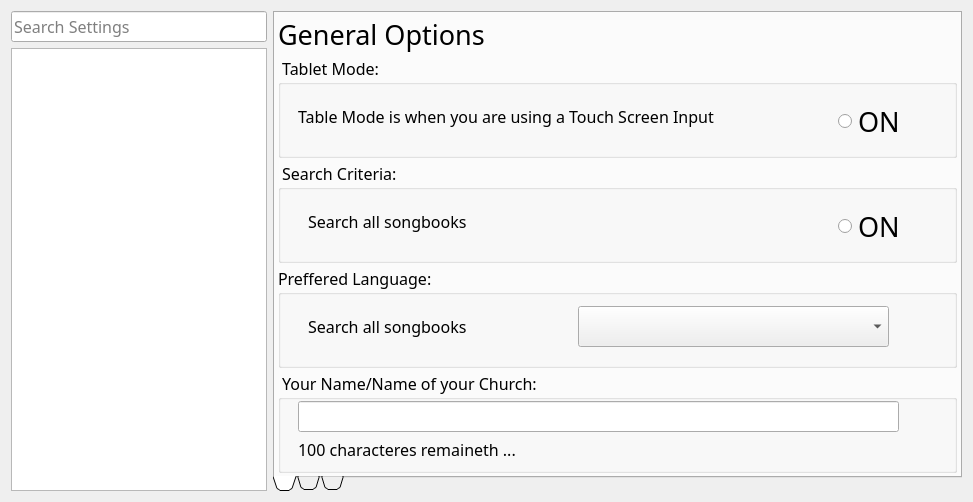
<?xml version="1.0" encoding="UTF-8"?>
<ui version="4.0">
 <class>AppPreferences</class>
 <widget class="QDialog" name="AppPreferences">
  <property name="geometry">
   <rect>
    <x>0</x>
    <y>0</y>
    <width>973</width>
    <height>502</height>
   </rect>
  </property>
  <property name="font">
   <font>
    <family>Trebuchet MS</family>
    <pointsize>12</pointsize>
   </font>
  </property>
  <property name="windowTitle">
   <string>Manage Preferences</string>
  </property>
  <property name="windowIcon">
   <iconset resource="../icons/icons.qrc">
    <normaloff>:/icons/app_icon</normaloff>:/icons/app_icon</iconset>
  </property>
  <property name="sizeGripEnabled">
   <bool>false</bool>
  </property>
  <layout class="QVBoxLayout" name="MainLayout">
   <item>
    <layout class="QHBoxLayout" name="CentralWidget">
     <property name="bottomMargin">
      <number>0</number>
     </property>
     <item>
      <layout class="QVBoxLayout" name="PanelLeft">
       <item>
        <widget class="QLineEdit" name="TxtSearch">
         <property name="sizePolicy">
          <sizepolicy hsizetype="Preferred" vsizetype="Fixed">
           <horstretch>0</horstretch>
           <verstretch>0</verstretch>
          </sizepolicy>
         </property>
         <property name="font">
          <font>
           <family>Trebuchet MS</family>
           <pointsize>12</pointsize>
          </font>
         </property>
         <property name="inputMask">
          <string/>
         </property>
         <property name="text">
          <string/>
         </property>
         <property name="placeholderText">
          <string>Search Settings</string>
         </property>
        </widget>
       </item>
       <item>
        <widget class="QListView" name="LstNavigation">
         <property name="sizePolicy">
          <sizepolicy hsizetype="Preferred" vsizetype="Expanding">
           <horstretch>0</horstretch>
           <verstretch>0</verstretch>
          </sizepolicy>
         </property>
        </widget>
       </item>
      </layout>
     </item>
     <item>
      <layout class="QVBoxLayout" name="PanelRight">
       <item>
        <widget class="QTabWidget" name="PrefsTabs">
         <property name="enabled">
          <bool>true</bool>
         </property>
         <property name="sizePolicy">
          <sizepolicy hsizetype="Expanding" vsizetype="Expanding">
           <horstretch>0</horstretch>
           <verstretch>0</verstretch>
          </sizepolicy>
         </property>
         <property name="minimumSize">
          <size>
           <width>0</width>
           <height>0</height>
          </size>
         </property>
         <property name="font">
          <font>
           <family>Trebuchet MS</family>
           <pointsize>1</pointsize>
           <weight>50</weight>
           <bold>false</bold>
          </font>
         </property>
         <property name="tabPosition">
          <enum>QTabWidget::South</enum>
         </property>
         <property name="tabShape">
          <enum>QTabWidget::Triangular</enum>
         </property>
         <property name="currentIndex">
          <number>0</number>
         </property>
         <property name="elideMode">
          <enum>Qt::ElideNone</enum>
         </property>
         <property name="documentMode">
          <bool>false</bool>
         </property>
         <property name="tabsClosable">
          <bool>false</bool>
         </property>
         <property name="movable">
          <bool>true</bool>
         </property>
         <property name="tabBarAutoHide">
          <bool>true</bool>
         </property>
         <widget class="QWidget" name="TabPage1">
          <property name="sizePolicy">
           <sizepolicy hsizetype="Preferred" vsizetype="Fixed">
            <horstretch>0</horstretch>
            <verstretch>0</verstretch>
           </sizepolicy>
          </property>
          <property name="font">
           <font>
            <family>Trebuchet MS</family>
            <pointsize>12</pointsize>
            <weight>50</weight>
            <bold>false</bold>
           </font>
          </property>
          <property name="accessibleName">
           <string extracomment="This has to be equal to the tab title in all the main tabs">History</string>
          </property>
          <attribute name="title">
           <string/>
          </attribute>
          <layout class="QVBoxLayout" name="LayoutTabPage1">
           <property name="spacing">
            <number>3</number>
           </property>
           <property name="leftMargin">
            <number>3</number>
           </property>
           <property name="topMargin">
            <number>3</number>
           </property>
           <property name="rightMargin">
            <number>3</number>
           </property>
           <property name="bottomMargin">
            <number>3</number>
           </property>
           <item>
            <widget class="QLabel" name="LabelTab1">
             <property name="sizePolicy">
              <sizepolicy hsizetype="Expanding" vsizetype="Fixed">
               <horstretch>0</horstretch>
               <verstretch>0</verstretch>
              </sizepolicy>
             </property>
             <property name="font">
              <font>
               <family>Trebuchet MS</family>
               <pointsize>20</pointsize>
               <weight>50</weight>
               <bold>false</bold>
              </font>
             </property>
             <property name="text">
              <string>General Options</string>
             </property>
            </widget>
           </item>
           <item>
            <widget class="QGroupBox" name="GrpTabletMode">
             <property name="sizePolicy">
              <sizepolicy hsizetype="Expanding" vsizetype="Ignored">
               <horstretch>0</horstretch>
               <verstretch>0</verstretch>
              </sizepolicy>
             </property>
             <property name="minimumSize">
              <size>
               <width>0</width>
               <height>0</height>
              </size>
             </property>
             <property name="title">
              <string> Tablet Mode: </string>
             </property>
             <widget class="QRadioButton" name="BtnTabletMode">
              <property name="geometry">
               <rect>
                <x>560</x>
                <y>50</y>
                <width>71</width>
                <height>31</height>
               </rect>
              </property>
              <property name="font">
               <font>
                <family>Trebuchet MS</family>
                <pointsize>20</pointsize>
                <weight>50</weight>
                <bold>false</bold>
               </font>
              </property>
              <property name="text">
               <string>ON</string>
              </property>
             </widget>
             <widget class="QLabel" name="LblTabletMode">
              <property name="geometry">
               <rect>
                <x>20</x>
                <y>40</y>
                <width>551</width>
                <height>41</height>
               </rect>
              </property>
              <property name="sizePolicy">
               <sizepolicy hsizetype="Minimum" vsizetype="Preferred">
                <horstretch>0</horstretch>
                <verstretch>0</verstretch>
               </sizepolicy>
              </property>
              <property name="font">
               <font>
                <family>Trebuchet MS</family>
                <pointsize>12</pointsize>
                <weight>50</weight>
                <bold>false</bold>
               </font>
              </property>
              <property name="text">
               <string>Table Mode is when you are using a Touch Screen Input</string>
              </property>
             </widget>
            </widget>
           </item>
           <item>
            <widget class="QGroupBox" name="GrpSearchCriteria">
             <property name="sizePolicy">
              <sizepolicy hsizetype="Expanding" vsizetype="Preferred">
               <horstretch>0</horstretch>
               <verstretch>0</verstretch>
              </sizepolicy>
             </property>
             <property name="title">
              <string> Search Criteria: </string>
             </property>
             <widget class="QLabel" name="LblSearchCriteria">
              <property name="geometry">
               <rect>
                <x>30</x>
                <y>40</y>
                <width>551</width>
                <height>41</height>
               </rect>
              </property>
              <property name="font">
               <font>
                <family>Trebuchet MS</family>
                <pointsize>12</pointsize>
                <weight>50</weight>
                <bold>false</bold>
               </font>
              </property>
              <property name="text">
               <string>Search all songbooks</string>
              </property>
             </widget>
             <widget class="QRadioButton" name="BtnSearchCriteria">
              <property name="geometry">
               <rect>
                <x>560</x>
                <y>50</y>
                <width>71</width>
                <height>31</height>
               </rect>
              </property>
              <property name="font">
               <font>
                <family>Trebuchet MS</family>
                <pointsize>20</pointsize>
                <weight>50</weight>
                <bold>false</bold>
               </font>
              </property>
              <property name="text">
               <string>ON</string>
              </property>
             </widget>
            </widget>
           </item>
           <item>
            <widget class="QGroupBox" name="GrpLanguage">
             <property name="sizePolicy">
              <sizepolicy hsizetype="Expanding" vsizetype="Preferred">
               <horstretch>0</horstretch>
               <verstretch>0</verstretch>
              </sizepolicy>
             </property>
             <property name="title">
              <string>Preffered Language: </string>
             </property>
             <widget class="QLabel" name="LblLanguage">
              <property name="geometry">
               <rect>
                <x>30</x>
                <y>40</y>
                <width>551</width>
                <height>41</height>
               </rect>
              </property>
              <property name="font">
               <font>
                <family>Trebuchet MS</family>
                <pointsize>12</pointsize>
                <weight>50</weight>
                <bold>false</bold>
               </font>
              </property>
              <property name="text">
               <string>Search all songbooks</string>
              </property>
             </widget>
             <widget class="QComboBox" name="CmbLanguage">
              <property name="geometry">
               <rect>
                <x>300</x>
                <y>40</y>
                <width>311</width>
                <height>41</height>
               </rect>
              </property>
              <property name="font">
               <font>
                <family>Trebuchet MS</family>
                <pointsize>12</pointsize>
                <weight>50</weight>
                <bold>false</bold>
               </font>
              </property>
             </widget>
            </widget>
           </item>
           <item>
            <widget class="QGroupBox" name="GrpYourName">
             <property name="sizePolicy">
              <sizepolicy hsizetype="Expanding" vsizetype="Preferred">
               <horstretch>0</horstretch>
               <verstretch>0</verstretch>
              </sizepolicy>
             </property>
             <property name="title">
              <string> Your Name/Name of your Church: </string>
             </property>
             <widget class="QLineEdit" name="TxtYourName">
              <property name="geometry">
               <rect>
                <x>20</x>
                <y>30</y>
                <width>601</width>
                <height>31</height>
               </rect>
              </property>
             </widget>
             <widget class="QLabel" name="LblYourName">
              <property name="geometry">
               <rect>
                <x>20</x>
                <y>70</y>
                <width>421</width>
                <height>16</height>
               </rect>
              </property>
              <property name="text">
               <string>100 characteres remaineth ...</string>
              </property>
             </widget>
            </widget>
           </item>
          </layout>
         </widget>
         <widget class="QWidget" name="TabPage2">
          <property name="font">
           <font>
            <family>Trebuchet MS</family>
            <pointsize>12</pointsize>
            <weight>50</weight>
            <bold>false</bold>
           </font>
          </property>
          <property name="accessibleName">
           <string extracomment="This has to be equal to the tab title in all the main tabs">History</string>
          </property>
          <attribute name="title">
           <string/>
          </attribute>
          <layout class="QVBoxLayout" name="LayoutTabPage2">
           <property name="spacing">
            <number>3</number>
           </property>
           <property name="leftMargin">
            <number>3</number>
           </property>
           <property name="topMargin">
            <number>3</number>
           </property>
           <property name="rightMargin">
            <number>3</number>
           </property>
           <property name="bottomMargin">
            <number>3</number>
           </property>
           <item>
            <widget class="QLabel" name="LblTabPage2">
             <property name="sizePolicy">
              <sizepolicy hsizetype="Preferred" vsizetype="Fixed">
               <horstretch>0</horstretch>
               <verstretch>0</verstretch>
              </sizepolicy>
             </property>
             <property name="font">
              <font>
               <family>Trebuchet MS</family>
               <pointsize>20</pointsize>
               <weight>50</weight>
               <bold>false</bold>
              </font>
             </property>
             <property name="text">
              <string>App Font Options</string>
             </property>
            </widget>
           </item>
           <item>
            <widget class="QGroupBox" name="GrpSampleText">
             <property name="title">
              <string> Sample Text: </string>
             </property>
             <widget class="QPlainTextEdit" name="TxtSampleText">
              <property name="geometry">
               <rect>
                <x>10</x>
                <y>30</y>
                <width>601</width>
                <height>71</height>
               </rect>
              </property>
              <property name="font">
               <font>
                <family>Trebuchet MS</family>
                <pointsize>20</pointsize>
                <weight>50</weight>
                <bold>false</bold>
               </font>
              </property>
              <property name="verticalScrollBarPolicy">
               <enum>Qt::ScrollBarAlwaysOff</enum>
              </property>
              <property name="horizontalScrollBarPolicy">
               <enum>Qt::ScrollBarAlwaysOff</enum>
              </property>
              <property name="plainText">
               <string>Only Believe</string>
              </property>
             </widget>
            </widget>
           </item>
           <item>
            <widget class="QGroupBox" name="GrpGeneralAppFont">
             <property name="title">
              <string> General App Font: </string>
             </property>
             <widget class="QPushButton" name="BtnDownGeneralAppFont">
              <property name="geometry">
               <rect>
                <x>10</x>
                <y>30</y>
                <width>40</width>
                <height>40</height>
               </rect>
              </property>
              <property name="text">
               <string/>
              </property>
              <property name="icon">
               <iconset resource="../images/images.qrc">
                <normaloff>:/Down_Black.png</normaloff>:/Down_Black.png</iconset>
              </property>
              <property name="iconSize">
               <size>
                <width>35</width>
                <height>35</height>
               </size>
              </property>
              <property name="default">
               <bool>false</bool>
              </property>
              <property name="flat">
               <bool>true</bool>
              </property>
             </widget>
             <widget class="QSlider" name="SldGeneralAppFont">
              <property name="geometry">
               <rect>
                <x>49</x>
                <y>30</y>
                <width>251</width>
                <height>41</height>
               </rect>
              </property>
              <property name="minimum">
               <number>10</number>
              </property>
              <property name="maximum">
               <number>50</number>
              </property>
              <property name="pageStep">
               <number>5</number>
              </property>
              <property name="sliderPosition">
               <number>20</number>
              </property>
              <property name="orientation">
               <enum>Qt::Horizontal</enum>
              </property>
              <property name="tickPosition">
               <enum>QSlider::TicksBothSides</enum>
              </property>
             </widget>
             <widget class="QPushButton" name="BtnUpGeneralAppFont">
              <property name="geometry">
               <rect>
                <x>300</x>
                <y>30</y>
                <width>40</width>
                <height>40</height>
               </rect>
              </property>
              <property name="text">
               <string/>
              </property>
              <property name="icon">
               <iconset resource="../images/images.qrc">
                <normaloff>:/Up_Black.png</normaloff>:/Up_Black.png</iconset>
              </property>
              <property name="iconSize">
               <size>
                <width>35</width>
                <height>35</height>
               </size>
              </property>
              <property name="default">
               <bool>false</bool>
              </property>
              <property name="flat">
               <bool>true</bool>
              </property>
             </widget>
             <widget class="QComboBox" name="CmbGeneralAppFont">
              <property name="geometry">
               <rect>
                <x>350</x>
                <y>30</y>
                <width>181</width>
                <height>41</height>
               </rect>
              </property>
              <property name="font">
               <font>
                <family>Trebuchet MS</family>
                <pointsize>18</pointsize>
                <weight>50</weight>
                <bold>false</bold>
               </font>
              </property>
             </widget>
             <widget class="QRadioButton" name="BtnGeneralAppFont">
              <property name="geometry">
               <rect>
                <x>550</x>
                <y>30</y>
                <width>101</width>
                <height>31</height>
               </rect>
              </property>
              <property name="sizePolicy">
               <sizepolicy hsizetype="Fixed" vsizetype="Fixed">
                <horstretch>0</horstretch>
                <verstretch>0</verstretch>
               </sizepolicy>
              </property>
              <property name="font">
               <font>
                <family>Trebuchet MS</family>
                <pointsize>20</pointsize>
                <weight>50</weight>
                <bold>false</bold>
               </font>
              </property>
              <property name="text">
               <string>BOLD</string>
              </property>
             </widget>
            </widget>
           </item>
           <item>
            <widget class="QGroupBox" name="GrpSongPreviewFont">
             <property name="title">
              <string> Song Preview Font: </string>
             </property>
             <widget class="QComboBox" name="CmbSongPreviewFont">
              <property name="geometry">
               <rect>
                <x>350</x>
                <y>30</y>
                <width>181</width>
                <height>41</height>
               </rect>
              </property>
              <property name="font">
               <font>
                <family>Trebuchet MS</family>
                <pointsize>18</pointsize>
                <weight>50</weight>
                <bold>false</bold>
               </font>
              </property>
             </widget>
             <widget class="QSlider" name="SldSongPreviewFont">
              <property name="geometry">
               <rect>
                <x>49</x>
                <y>30</y>
                <width>251</width>
                <height>41</height>
               </rect>
              </property>
              <property name="minimum">
               <number>10</number>
              </property>
              <property name="maximum">
               <number>50</number>
              </property>
              <property name="pageStep">
               <number>5</number>
              </property>
              <property name="sliderPosition">
               <number>20</number>
              </property>
              <property name="orientation">
               <enum>Qt::Horizontal</enum>
              </property>
              <property name="tickPosition">
               <enum>QSlider::TicksBothSides</enum>
              </property>
             </widget>
             <widget class="QRadioButton" name="BtnSongPreviewFont">
              <property name="geometry">
               <rect>
                <x>550</x>
                <y>30</y>
                <width>101</width>
                <height>31</height>
               </rect>
              </property>
              <property name="font">
               <font>
                <family>Trebuchet MS</family>
                <pointsize>20</pointsize>
                <weight>50</weight>
                <bold>false</bold>
               </font>
              </property>
              <property name="text">
               <string>BOLD</string>
              </property>
             </widget>
             <widget class="QPushButton" name="BtnUpSongPreviewFont">
              <property name="geometry">
               <rect>
                <x>300</x>
                <y>30</y>
                <width>40</width>
                <height>40</height>
               </rect>
              </property>
              <property name="text">
               <string/>
              </property>
              <property name="icon">
               <iconset resource="../images/images.qrc">
                <normaloff>:/Up_Black.png</normaloff>:/Up_Black.png</iconset>
              </property>
              <property name="iconSize">
               <size>
                <width>35</width>
                <height>35</height>
               </size>
              </property>
              <property name="default">
               <bool>false</bool>
              </property>
              <property name="flat">
               <bool>true</bool>
              </property>
             </widget>
             <widget class="QPushButton" name="BtnDownSongPreviewFont">
              <property name="geometry">
               <rect>
                <x>10</x>
                <y>30</y>
                <width>40</width>
                <height>40</height>
               </rect>
              </property>
              <property name="text">
               <string/>
              </property>
              <property name="icon">
               <iconset resource="../images/images.qrc">
                <normaloff>:/Down_Black.png</normaloff>:/Down_Black.png</iconset>
              </property>
              <property name="iconSize">
               <size>
                <width>35</width>
                <height>35</height>
               </size>
              </property>
              <property name="default">
               <bool>false</bool>
              </property>
              <property name="flat">
               <bool>true</bool>
              </property>
             </widget>
            </widget>
           </item>
           <item>
            <widget class="QGroupBox" name="GrpSongPresentFont">
             <property name="title">
              <string>Song Presentation Font: </string>
             </property>
             <widget class="QComboBox" name="CmbSongPresentFont">
              <property name="geometry">
               <rect>
                <x>350</x>
                <y>40</y>
                <width>181</width>
                <height>41</height>
               </rect>
              </property>
              <property name="font">
               <font>
                <family>Trebuchet MS</family>
                <pointsize>18</pointsize>
                <weight>50</weight>
                <bold>false</bold>
               </font>
              </property>
             </widget>
             <widget class="QSlider" name="SldSongPresentFont">
              <property name="geometry">
               <rect>
                <x>49</x>
                <y>40</y>
                <width>251</width>
                <height>41</height>
               </rect>
              </property>
              <property name="minimum">
               <number>10</number>
              </property>
              <property name="pageStep">
               <number>5</number>
              </property>
              <property name="sliderPosition">
               <number>20</number>
              </property>
              <property name="orientation">
               <enum>Qt::Horizontal</enum>
              </property>
              <property name="tickPosition">
               <enum>QSlider::TicksBothSides</enum>
              </property>
             </widget>
             <widget class="QRadioButton" name="BtnSongPresentFont">
              <property name="geometry">
               <rect>
                <x>550</x>
                <y>40</y>
                <width>101</width>
                <height>31</height>
               </rect>
              </property>
              <property name="font">
               <font>
                <family>Trebuchet MS</family>
                <pointsize>20</pointsize>
                <weight>50</weight>
                <bold>false</bold>
               </font>
              </property>
              <property name="text">
               <string>BOLD</string>
              </property>
             </widget>
             <widget class="QPushButton" name="BtnUpSongPresentFont">
              <property name="geometry">
               <rect>
                <x>300</x>
                <y>40</y>
                <width>40</width>
                <height>40</height>
               </rect>
              </property>
              <property name="text">
               <string/>
              </property>
              <property name="icon">
               <iconset resource="../images/images.qrc">
                <normaloff>:/Up_Black.png</normaloff>:/Up_Black.png</iconset>
              </property>
              <property name="iconSize">
               <size>
                <width>35</width>
                <height>35</height>
               </size>
              </property>
              <property name="default">
               <bool>false</bool>
              </property>
              <property name="flat">
               <bool>true</bool>
              </property>
             </widget>
             <widget class="QPushButton" name="BtnDownSongPresentFont">
              <property name="geometry">
               <rect>
                <x>10</x>
                <y>40</y>
                <width>40</width>
                <height>40</height>
               </rect>
              </property>
              <property name="text">
               <string/>
              </property>
              <property name="icon">
               <iconset resource="../images/images.qrc">
                <normaloff>:/Down_Black.png</normaloff>:/Down_Black.png</iconset>
              </property>
              <property name="iconSize">
               <size>
                <width>35</width>
                <height>35</height>
               </size>
              </property>
              <property name="default">
               <bool>false</bool>
              </property>
              <property name="flat">
               <bool>true</bool>
              </property>
             </widget>
            </widget>
           </item>
          </layout>
         </widget>
         <widget class="QWidget" name="TabPage3">
          <property name="font">
           <font>
            <family>Trebuchet MS</family>
            <pointsize>12</pointsize>
            <weight>50</weight>
            <bold>false</bold>
           </font>
          </property>
          <property name="accessibleName">
           <string extracomment="This has to be equal to the tab title in all the main tabs">History</string>
          </property>
          <attribute name="title">
           <string/>
          </attribute>
          <layout class="QVBoxLayout" name="LayoutTabPage3">
           <property name="spacing">
            <number>3</number>
           </property>
           <property name="leftMargin">
            <number>3</number>
           </property>
           <property name="topMargin">
            <number>3</number>
           </property>
           <property name="rightMargin">
            <number>3</number>
           </property>
           <property name="bottomMargin">
            <number>3</number>
           </property>
           <item>
            <widget class="QLabel" name="LblTabPage3">
             <property name="sizePolicy">
              <sizepolicy hsizetype="Preferred" vsizetype="Fixed">
               <horstretch>0</horstretch>
               <verstretch>0</verstretch>
              </sizepolicy>
             </property>
             <property name="font">
              <font>
               <family>Trebuchet MS</family>
               <pointsize>20</pointsize>
               <weight>50</weight>
               <bold>false</bold>
              </font>
             </property>
             <property name="text">
              <string>Presentation Theme Options</string>
             </property>
            </widget>
           </item>
           <item>
            <layout class="QHBoxLayout" name="TopLayout">
             <item>
              <widget class="QPushButton" name="BtnTheme1">
               <property name="sizePolicy">
                <sizepolicy hsizetype="Preferred" vsizetype="Preferred">
                 <horstretch>0</horstretch>
                 <verstretch>0</verstretch>
                </sizepolicy>
               </property>
               <property name="font">
                <font>
                 <family>Trebuchet MS</family>
                 <pointsize>18</pointsize>
                 <weight>50</weight>
                 <bold>false</bold>
                </font>
               </property>
               <property name="autoFillBackground">
                <bool>false</bool>
               </property>
               <property name="text">
                <string>Black
and
White</string>
               </property>
               <property name="checkable">
                <bool>true</bool>
               </property>
               <property name="checked">
                <bool>false</bool>
               </property>
              </widget>
             </item>
             <item>
              <widget class="QPushButton" name="BtnTheme2">
               <property name="sizePolicy">
                <sizepolicy hsizetype="Preferred" vsizetype="Preferred">
                 <horstretch>0</horstretch>
                 <verstretch>0</verstretch>
                </sizepolicy>
               </property>
               <property name="font">
                <font>
                 <family>Trebuchet MS</family>
                 <pointsize>18</pointsize>
                 <weight>50</weight>
                 <bold>false</bold>
                </font>
               </property>
               <property name="text">
                <string>White
and
Black</string>
               </property>
               <property name="checkable">
                <bool>true</bool>
               </property>
               <property name="checked">
                <bool>false</bool>
               </property>
              </widget>
             </item>
             <item>
              <widget class="QPushButton" name="BtnTheme3">
               <property name="sizePolicy">
                <sizepolicy hsizetype="Minimum" vsizetype="Preferred">
                 <horstretch>0</horstretch>
                 <verstretch>0</verstretch>
                </sizepolicy>
               </property>
               <property name="font">
                <font>
                 <family>Trebuchet MS</family>
                 <pointsize>18</pointsize>
                 <weight>50</weight>
                 <bold>false</bold>
                </font>
               </property>
               <property name="text">
                <string>Gray
and
White</string>
               </property>
               <property name="checkable">
                <bool>true</bool>
               </property>
              </widget>
             </item>
             <item>
              <widget class="QPushButton" name="BtnTheme4">
               <property name="sizePolicy">
                <sizepolicy hsizetype="Minimum" vsizetype="Preferred">
                 <horstretch>0</horstretch>
                 <verstretch>0</verstretch>
                </sizepolicy>
               </property>
               <property name="font">
                <font>
                 <family>Trebuchet MS</family>
                 <pointsize>18</pointsize>
                 <weight>50</weight>
                 <bold>false</bold>
                </font>
               </property>
               <property name="text">
                <string>White
and
Gray</string>
               </property>
               <property name="checkable">
                <bool>true</bool>
               </property>
              </widget>
             </item>
             <item>
              <widget class="QPushButton" name="BtnTheme5">
               <property name="sizePolicy">
                <sizepolicy hsizetype="Minimum" vsizetype="Preferred">
                 <horstretch>0</horstretch>
                 <verstretch>0</verstretch>
                </sizepolicy>
               </property>
               <property name="font">
                <font>
                 <family>Trebuchet MS</family>
                 <pointsize>18</pointsize>
                 <weight>50</weight>
                 <bold>false</bold>
                </font>
               </property>
               <property name="text">
                <string>Blue
and
White</string>
               </property>
               <property name="checkable">
                <bool>true</bool>
               </property>
              </widget>
             </item>
            </layout>
           </item>
           <item>
            <layout class="QHBoxLayout" name="MidLayout">
             <item>
              <widget class="QPushButton" name="BtnTheme6">
               <property name="sizePolicy">
                <sizepolicy hsizetype="Preferred" vsizetype="Preferred">
                 <horstretch>0</horstretch>
                 <verstretch>0</verstretch>
                </sizepolicy>
               </property>
               <property name="font">
                <font>
                 <family>Trebuchet MS</family>
                 <pointsize>18</pointsize>
                 <weight>50</weight>
                 <bold>false</bold>
                </font>
               </property>
               <property name="text">
                <string>White
and
Blue</string>
               </property>
               <property name="checkable">
                <bool>true</bool>
               </property>
              </widget>
             </item>
             <item>
              <widget class="QPushButton" name="BtnTheme7">
               <property name="sizePolicy">
                <sizepolicy hsizetype="Minimum" vsizetype="Preferred">
                 <horstretch>0</horstretch>
                 <verstretch>0</verstretch>
                </sizepolicy>
               </property>
               <property name="font">
                <font>
                 <family>Trebuchet MS</family>
                 <pointsize>18</pointsize>
                 <weight>50</weight>
                 <bold>false</bold>
                </font>
               </property>
               <property name="text">
                <string>Green
and
White</string>
               </property>
               <property name="checkable">
                <bool>true</bool>
               </property>
              </widget>
             </item>
             <item>
              <widget class="QPushButton" name="BtnTheme8">
               <property name="sizePolicy">
                <sizepolicy hsizetype="Minimum" vsizetype="Preferred">
                 <horstretch>0</horstretch>
                 <verstretch>0</verstretch>
                </sizepolicy>
               </property>
               <property name="font">
                <font>
                 <family>Trebuchet MS</family>
                 <pointsize>18</pointsize>
                 <weight>50</weight>
                 <bold>false</bold>
                </font>
               </property>
               <property name="text">
                <string>White
and
Green</string>
               </property>
               <property name="checkable">
                <bool>true</bool>
               </property>
              </widget>
             </item>
             <item>
              <widget class="QPushButton" name="BtnTheme9">
               <property name="sizePolicy">
                <sizepolicy hsizetype="Minimum" vsizetype="Preferred">
                 <horstretch>0</horstretch>
                 <verstretch>0</verstretch>
                </sizepolicy>
               </property>
               <property name="font">
                <font>
                 <family>Trebuchet MS</family>
                 <pointsize>18</pointsize>
                 <weight>50</weight>
                 <bold>false</bold>
                </font>
               </property>
               <property name="text">
                <string>Orange
and
White</string>
               </property>
               <property name="checkable">
                <bool>true</bool>
               </property>
              </widget>
             </item>
             <item>
              <widget class="QPushButton" name="BtnTheme10">
               <property name="sizePolicy">
                <sizepolicy hsizetype="Minimum" vsizetype="Preferred">
                 <horstretch>0</horstretch>
                 <verstretch>0</verstretch>
                </sizepolicy>
               </property>
               <property name="font">
                <font>
                 <family>Trebuchet MS</family>
                 <pointsize>18</pointsize>
                 <weight>50</weight>
                 <bold>false</bold>
                </font>
               </property>
               <property name="text">
                <string>White
and
Orange</string>
               </property>
               <property name="checkable">
                <bool>true</bool>
               </property>
              </widget>
             </item>
            </layout>
           </item>
           <item>
            <layout class="QHBoxLayout" name="DownLayout">
             <item>
              <widget class="QPushButton" name="BtnTheme11">
               <property name="sizePolicy">
                <sizepolicy hsizetype="Minimum" vsizetype="Preferred">
                 <horstretch>0</horstretch>
                 <verstretch>0</verstretch>
                </sizepolicy>
               </property>
               <property name="font">
                <font>
                 <family>Trebuchet MS</family>
                 <pointsize>18</pointsize>
                 <weight>50</weight>
                 <bold>false</bold>
                </font>
               </property>
               <property name="text">
                <string>Red
and
White</string>
               </property>
               <property name="checkable">
                <bool>true</bool>
               </property>
              </widget>
             </item>
             <item>
              <widget class="QPushButton" name="BtnTheme12">
               <property name="sizePolicy">
                <sizepolicy hsizetype="Minimum" vsizetype="Preferred">
                 <horstretch>0</horstretch>
                 <verstretch>0</verstretch>
                </sizepolicy>
               </property>
               <property name="font">
                <font>
                 <family>Trebuchet MS</family>
                 <pointsize>18</pointsize>
                 <weight>50</weight>
                 <bold>false</bold>
                </font>
               </property>
               <property name="text">
                <string>White
and
Red</string>
               </property>
               <property name="checkable">
                <bool>true</bool>
               </property>
              </widget>
             </item>
             <item>
              <widget class="QPushButton" name="BtnTheme13">
               <property name="sizePolicy">
                <sizepolicy hsizetype="Minimum" vsizetype="Preferred">
                 <horstretch>0</horstretch>
                 <verstretch>0</verstretch>
                </sizepolicy>
               </property>
               <property name="font">
                <font>
                 <family>Trebuchet MS</family>
                 <pointsize>18</pointsize>
                 <weight>50</weight>
                 <bold>false</bold>
                </font>
               </property>
               <property name="text">
                <string>Black
and
Yellow</string>
               </property>
               <property name="checkable">
                <bool>true</bool>
               </property>
              </widget>
             </item>
             <item>
              <widget class="QPushButton" name="BtnTheme14">
               <property name="sizePolicy">
                <sizepolicy hsizetype="Minimum" vsizetype="Preferred">
                 <horstretch>0</horstretch>
                 <verstretch>0</verstretch>
                </sizepolicy>
               </property>
               <property name="font">
                <font>
                 <family>Trebuchet MS</family>
                 <pointsize>18</pointsize>
                 <weight>50</weight>
                 <bold>false</bold>
                </font>
               </property>
               <property name="text">
                <string>Yellow
and
Black</string>
               </property>
               <property name="checkable">
                <bool>true</bool>
               </property>
              </widget>
             </item>
             <item>
              <widget class="QPushButton" name="BtnTheme15">
               <property name="sizePolicy">
                <sizepolicy hsizetype="Minimum" vsizetype="Preferred">
                 <horstretch>0</horstretch>
                 <verstretch>0</verstretch>
                </sizepolicy>
               </property>
               <property name="font">
                <font>
                 <family>Trebuchet MS</family>
                 <pointsize>18</pointsize>
                 <weight>50</weight>
                 <bold>false</bold>
                </font>
               </property>
               <property name="text">
                <string>Custom
Theme</string>
               </property>
               <property name="checkable">
                <bool>true</bool>
               </property>
               <property name="flat">
                <bool>false</bool>
               </property>
              </widget>
             </item>
            </layout>
           </item>
          </layout>
         </widget>
        </widget>
       </item>
      </layout>
     </item>
    </layout>
   </item>
  </layout>
 </widget>
 <resources>
  <include location="../icons/icons.qrc"/>
  <include location="../images/images.qrc"/>
 </resources>
 <connections/>
</ui>
